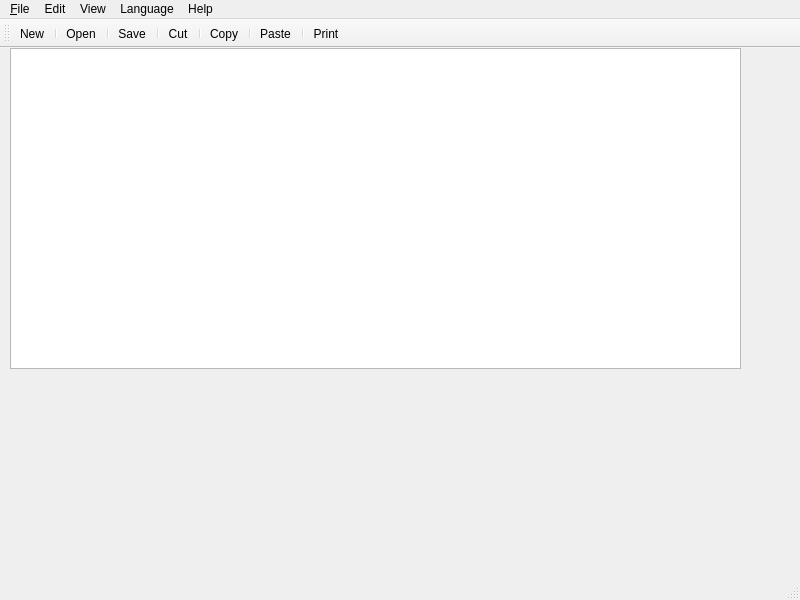
<?xml version="1.0" encoding="UTF-8"?>
<ui version="4.0">
 <class>JennyTextEditor</class>
 <widget class="QMainWindow" name="JennyTextEditor">
  <property name="geometry">
   <rect>
    <x>0</x>
    <y>0</y>
    <width>800</width>
    <height>600</height>
   </rect>
  </property>
  <property name="windowTitle">
   <string>JennyTextEditor</string>
  </property>
  <widget class="QWidget" name="centralwidget">
   <widget class="QTextEdit" name="textEdit">
    <property name="geometry">
     <rect>
      <x>10</x>
      <y>0</y>
      <width>731</width>
      <height>321</height>
     </rect>
    </property>
    <property name="cursor" stdset="0">
     <cursorShape>IBeamCursor</cursorShape>
    </property>
    <property name="focusPolicy">
     <enum>Qt::WheelFocus</enum>
    </property>
    <property name="frameShadow">
     <enum>QFrame::Plain</enum>
    </property>
    <property name="lineWrapMode">
     <enum>QTextEdit::NoWrap</enum>
    </property>
   </widget>
  </widget>
  <widget class="QMenuBar" name="menubar">
   <property name="geometry">
    <rect>
     <x>0</x>
     <y>0</y>
     <width>800</width>
     <height>21</height>
    </rect>
   </property>
   <widget class="QMenu" name="menu_File">
    <property name="title">
     <string>&amp;File</string>
    </property>
    <addaction name="actionNew"/>
    <addaction name="separator"/>
    <addaction name="actionOpen"/>
    <addaction name="actionSave"/>
    <addaction name="actionSaveAs"/>
    <addaction name="actionPrint"/>
    <addaction name="actionClose"/>
    <addaction name="separator"/>
    <addaction name="actionExit"/>
   </widget>
   <widget class="QMenu" name="menuEdit">
    <property name="title">
     <string>View</string>
    </property>
    <addaction name="actionSelectFont"/>
    <addaction name="actionToolbar"/>
   </widget>
   <widget class="QMenu" name="menuHelp">
    <property name="title">
     <string>Help</string>
    </property>
    <addaction name="actionAboutQt"/>
   </widget>
   <widget class="QMenu" name="menuEdit_2">
    <property name="title">
     <string>Edit</string>
    </property>
    <addaction name="actionCut"/>
    <addaction name="actionCopy"/>
    <addaction name="actionPaste"/>
    <addaction name="actionUndo"/>
    <addaction name="actionRedo"/>
   </widget>
   <widget class="QMenu" name="menuLanguage">
    <property name="title">
     <string>Language</string>
    </property>
    <addaction name="actionEnglish"/>
    <addaction name="actionSpanish"/>
   </widget>
   <addaction name="menu_File"/>
   <addaction name="menuEdit_2"/>
   <addaction name="menuEdit"/>
   <addaction name="menuLanguage"/>
   <addaction name="menuHelp"/>
  </widget>
  <widget class="QStatusBar" name="statusbar"/>
  <widget class="QToolBar" name="toolBar">
   <property name="windowTitle">
    <string>toolBar</string>
   </property>
   <attribute name="toolBarArea">
    <enum>TopToolBarArea</enum>
   </attribute>
   <attribute name="toolBarBreak">
    <bool>false</bool>
   </attribute>
   <addaction name="actionNew"/>
   <addaction name="separator"/>
   <addaction name="actionOpen"/>
   <addaction name="separator"/>
   <addaction name="actionSave"/>
   <addaction name="separator"/>
   <addaction name="actionCut"/>
   <addaction name="separator"/>
   <addaction name="actionCopy"/>
   <addaction name="separator"/>
   <addaction name="actionPaste"/>
   <addaction name="separator"/>
   <addaction name="actionPrint"/>
  </widget>
  <action name="actionNew">
   <property name="icon">
    <iconset resource="images.qrc">
     <normaloff>:/images/new.png</normaloff>:/images/new.png</iconset>
   </property>
   <property name="text">
    <string>New</string>
   </property>
   <property name="toolTip">
    <string>Open new document</string>
   </property>
   <property name="statusTip">
    <string>Open new document</string>
   </property>
   <property name="shortcut">
    <string>Ctrl+N</string>
   </property>
  </action>
  <action name="actionClose">
   <property name="text">
    <string>Close</string>
   </property>
   <property name="toolTip">
    <string>Close document</string>
   </property>
   <property name="statusTip">
    <string>Close document</string>
   </property>
   <property name="shortcut">
    <string>Ctrl+W</string>
   </property>
  </action>
  <action name="actionExit">
   <property name="text">
    <string>Exit</string>
   </property>
   <property name="toolTip">
    <string>Exit documents</string>
   </property>
   <property name="statusTip">
    <string>Exit documents</string>
   </property>
   <property name="shortcut">
    <string>Ctrl+Shift+X</string>
   </property>
  </action>
  <action name="actionSelectFont">
   <property name="text">
    <string>SelectFont</string>
   </property>
   <property name="toolTip">
    <string>Select the display font</string>
   </property>
   <property name="statusTip">
    <string>Select the display font</string>
   </property>
   <property name="shortcut">
    <string>Ctrl+F</string>
   </property>
  </action>
  <action name="actionAboutQt">
   <property name="text">
    <string>AboutQt</string>
   </property>
   <property name="toolTip">
    <string>About Qt</string>
   </property>
   <property name="statusTip">
    <string>About Qt</string>
   </property>
   <property name="shortcut">
    <string>Ctrl+J</string>
   </property>
  </action>
  <action name="actionCut">
   <property name="enabled">
    <bool>true</bool>
   </property>
   <property name="icon">
    <iconset resource="images.qrc">
     <normaloff>:/images/cut.png</normaloff>:/images/cut.png</iconset>
   </property>
   <property name="text">
    <string>Cut</string>
   </property>
   <property name="toolTip">
    <string>Cut some text</string>
   </property>
   <property name="statusTip">
    <string>Cut some text</string>
   </property>
   <property name="shortcut">
    <string>Ctrl+X</string>
   </property>
  </action>
  <action name="actionCopy">
   <property name="enabled">
    <bool>true</bool>
   </property>
   <property name="icon">
    <iconset resource="images.qrc">
     <normaloff>:/images/copy.png</normaloff>:/images/copy.png</iconset>
   </property>
   <property name="text">
    <string>Copy</string>
   </property>
   <property name="toolTip">
    <string>Copy some text</string>
   </property>
   <property name="statusTip">
    <string>Copy some text</string>
   </property>
   <property name="shortcut">
    <string>Ctrl+C</string>
   </property>
  </action>
  <action name="actionPaste">
   <property name="enabled">
    <bool>true</bool>
   </property>
   <property name="icon">
    <iconset theme="Paste" resource="images.qrc">
     <normaloff>:/images/paste.png</normaloff>:/images/paste.png</iconset>
   </property>
   <property name="text">
    <string>Paste</string>
   </property>
   <property name="toolTip">
    <string>Paste some text</string>
   </property>
   <property name="statusTip">
    <string>Paste some text</string>
   </property>
   <property name="shortcut">
    <string>Ctrl+V</string>
   </property>
  </action>
  <action name="actionUndo">
   <property name="enabled">
    <bool>true</bool>
   </property>
   <property name="text">
    <string>Undo</string>
   </property>
   <property name="toolTip">
    <string>Undo the last action</string>
   </property>
   <property name="statusTip">
    <string>Undo the last action</string>
   </property>
   <property name="shortcut">
    <string>Ctrl+Z</string>
   </property>
  </action>
  <action name="actionRedo">
   <property name="enabled">
    <bool>true</bool>
   </property>
   <property name="text">
    <string>Redo</string>
   </property>
   <property name="toolTip">
    <string>Redo the last action</string>
   </property>
   <property name="statusTip">
    <string>Redo the last action</string>
   </property>
   <property name="shortcut">
    <string>Ctrl+Y</string>
   </property>
  </action>
  <action name="actionOpen">
   <property name="icon">
    <iconset resource="images.qrc">
     <normaloff>:/images/open.png</normaloff>:/images/open.png</iconset>
   </property>
   <property name="text">
    <string>Open</string>
   </property>
   <property name="toolTip">
    <string>Open a document</string>
   </property>
   <property name="statusTip">
    <string>Open a document</string>
   </property>
   <property name="shortcut">
    <string>Ctrl+O</string>
   </property>
  </action>
  <action name="actionSave">
   <property name="icon">
    <iconset resource="images.qrc">
     <normaloff>:/images/save.png</normaloff>:/images/save.png</iconset>
   </property>
   <property name="text">
    <string>Save</string>
   </property>
   <property name="toolTip">
    <string>Save document</string>
   </property>
   <property name="statusTip">
    <string>Save document</string>
   </property>
   <property name="shortcut">
    <string>Ctrl+S</string>
   </property>
  </action>
  <action name="actionSaveAs">
   <property name="text">
    <string>SaveAs</string>
   </property>
   <property name="toolTip">
    <string>Save document as</string>
   </property>
   <property name="statusTip">
    <string>Save document as</string>
   </property>
   <property name="shortcut">
    <string>Ctrl+Shift+S</string>
   </property>
  </action>
  <action name="actionPrint">
   <property name="icon">
    <iconset resource="images.qrc">
     <normaloff>:/images/printer.png</normaloff>:/images/printer.png</iconset>
   </property>
   <property name="text">
    <string>Print</string>
   </property>
   <property name="toolTip">
    <string>Print document</string>
   </property>
   <property name="statusTip">
    <string>Print document</string>
   </property>
   <property name="shortcut">
    <string>Ctrl+P</string>
   </property>
  </action>
  <action name="actionEnglish">
   <property name="icon">
    <iconset resource="flags.qrc">
     <normaloff>:/flags/USA-Flag-icon.png</normaloff>:/flags/USA-Flag-icon.png</iconset>
   </property>
   <property name="text">
    <string>English</string>
   </property>
   <property name="toolTip">
    <string>Translate to English</string>
   </property>
   <property name="statusTip">
    <string>Translate to English</string>
   </property>
   <property name="shortcut">
    <string>Ctrl+Shift+E</string>
   </property>
  </action>
  <action name="actionSpanish">
   <property name="icon">
    <iconset resource="flags.qrc">
     <normaloff>:/flags/Spain-Flag.png</normaloff>:/flags/Spain-Flag.png</iconset>
   </property>
   <property name="text">
    <string>Spanish</string>
   </property>
   <property name="toolTip">
    <string>Translate to Spanish</string>
   </property>
   <property name="statusTip">
    <string>Translate to Spanish</string>
   </property>
   <property name="shortcut">
    <string>Ctrl+Shift+S</string>
   </property>
  </action>
  <action name="actionToolbar">
   <property name="text">
    <string>Toolbar</string>
   </property>
   <property name="toolTip">
    <string>Show/Hide Toolbars</string>
   </property>
   <property name="statusTip">
    <string>Show/Hide Toolbars</string>
   </property>
   <property name="shortcut">
    <string>Ctrl+T</string>
   </property>
  </action>
 </widget>
 <resources>
  <include location="flags.qrc"/>
  <include location="images.qrc"/>
 </resources>
 <connections/>
</ui>
